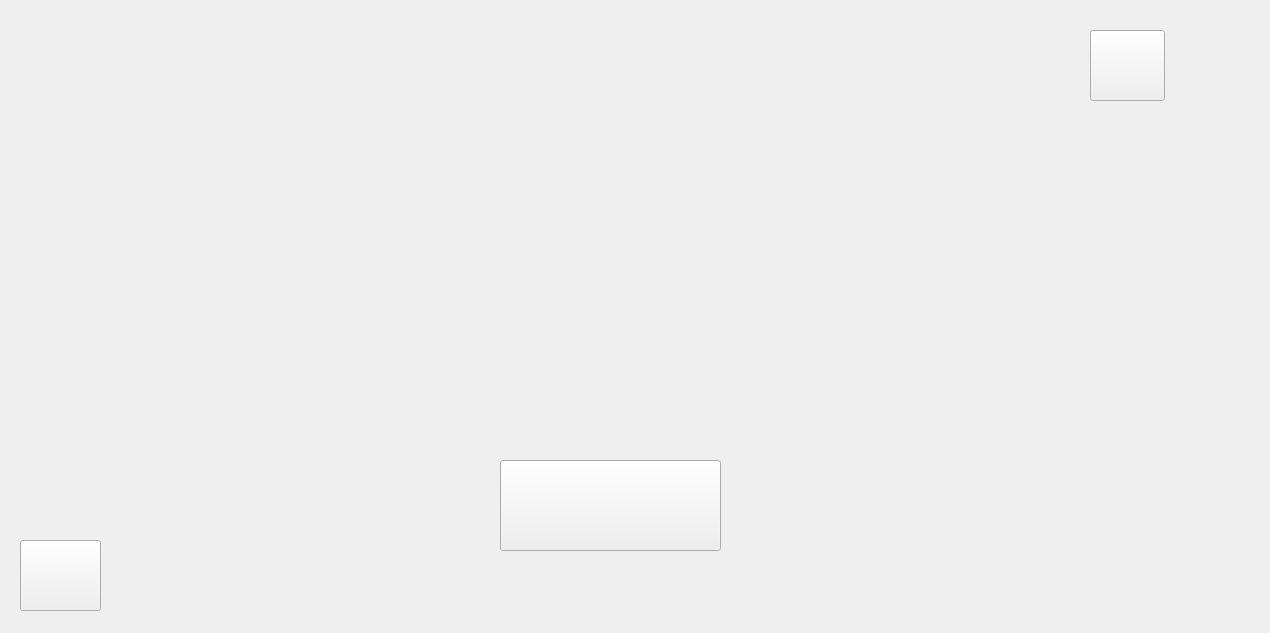
<?xml version="1.0" encoding="UTF-8"?>
<ui version="4.0">
 <class>widget</class>
 <widget class="QWidget" name="widget">
  <property name="geometry">
   <rect>
    <x>0</x>
    <y>0</y>
    <width>1270</width>
    <height>633</height>
   </rect>
  </property>
  <property name="windowTitle">
   <string>widget</string>
  </property>
  <widget class="QPushButton" name="pushButton">
   <property name="geometry">
    <rect>
     <x>500</x>
     <y>460</y>
     <width>221</width>
     <height>91</height>
    </rect>
   </property>
   <property name="styleSheet">
    <string notr="true">background-image: url(:/img/Image/start1.png);</string>
   </property>
   <property name="text">
    <string/>
   </property>
  </widget>
  <widget class="QPushButton" name="pushButton_2">
   <property name="geometry">
    <rect>
     <x>1090</x>
     <y>30</y>
     <width>75</width>
     <height>71</height>
    </rect>
   </property>
   <property name="styleSheet">
    <string notr="true">background-image: url(:/img/Image/sett.png);</string>
   </property>
   <property name="text">
    <string/>
   </property>
  </widget>
  <widget class="QPushButton" name="pushButton_3">
   <property name="geometry">
    <rect>
     <x>20</x>
     <y>540</y>
     <width>81</width>
     <height>71</height>
    </rect>
   </property>
   <property name="styleSheet">
    <string notr="true">background-image: url(:/img/Image/back.png);</string>
   </property>
   <property name="text">
    <string/>
   </property>
  </widget>
 </widget>
 <resources/>
 <connections/>
</ui>
